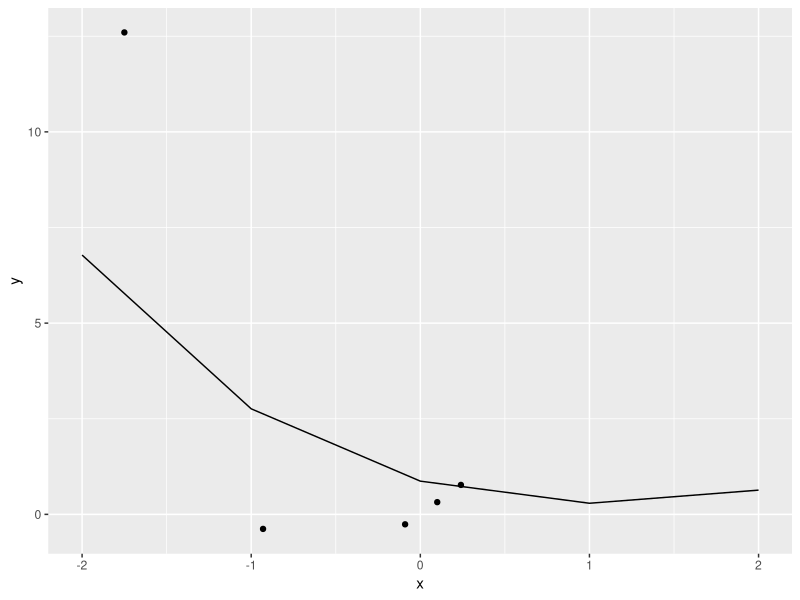

Source code (R):

# Library and data
library(tidyverse)

df <- tibble( 
    x = c(-1.75, -0.93, 0.1, 0.24, -0.09),
    y = c(12.6, -0.38, 0.32, 0.77, -0.26)
)


# ----------------------------------------------

# WLS with the kernel K as the weighting function.
# The Nadaraya Watson estimator as WLS

# The x and y
y <- df$y
x <- df$x

u <- map_dbl(x,\(x) (x-(-2))/2 )  # Calculate the u
k <- map_dbl(u, \(u) if(u < 1) (3/4)*(1-u^2) else{0}) # Calculate the K

# Transform the value to data
dat <- tibble( x = x, y = y, w = k)
lm( data = dat, y ~  1, weights = k)  # And do the regression (Local constant regression)

# Repeat the prosedure for each point -2, -1, 0, 1, 2
rm(x,y, u, k, dat)

# This function is with the Epanechnikov Kernel
fn_local_regression_at_point <- function(p, x , y, h = 2){

    u <- map_dbl(x,\(x) (x- p)/h )  # Calculate the u
    k <- map_dbl(u, \(u) if( abs(u) < 1) (3/4)*(1-u^2) else{0}) # Calculate the K

# Transform the value to data
dat <- tibble( x = x, y = y, w = k)
model <- lm( data = dat, y ~  1, weights = k)  # And do the regression (Local constant regression)

model$coefficients
}

# Testing the function
fn_local_regression_at_point(p = -2, x = df$x, y = df$y, h = 2)

# Do local regression at the point -2 to 2 
map_dbl( c(-2:2), \(p) fn_local_regression_at_point(p = p, x = df$x, y = df$y, h = 2) )

haty <- map_dbl( c(-2:2), \(p) fn_local_regression_at_point(p = p, x = df$x, y = df$y, h = 2) )


# Plotting the data
ggplot( data = df, aes(y = y, x = x)) +
    geom_point() +
    geom_line( 
        data = tibble( x = -2:2, yhat =haty ),
        aes( y = haty, x = x),
        inherit.aes = F
        )



## Centered regression
# The x and y
y <- df$y
x <- df$x

u <- map_dbl(x,\(x) (x-(-2))/2 )  # Calculate the u
k <- map_dbl(u, \(u) if(u < 1) (3/4)*(1-u^2) else{0}) # Calculate the K

# Transform the value to data
dat <- tibble( x = x, y = y, u = u, w = k)
lm( data = dat, y ~   u, weights = k)  # And do the regression (Local constant regression)

u <- map_dbl(x,\(x) (x-(-1))/2 )  # Calculate the u
k <- map_dbl(u, \(u) if(u < 1) (3/4)*(1-u^2) else{0}) # Calculate the K

# Transform the value to data
dat <- tibble( x = x, y = y, u = u, w = k)
lm( data = dat, y ~   u, weights = k)  # And do the regression (Local constant regression)



# Look
# https://bookdown.org/egarpor/NP-UC3M/course-overview.html

